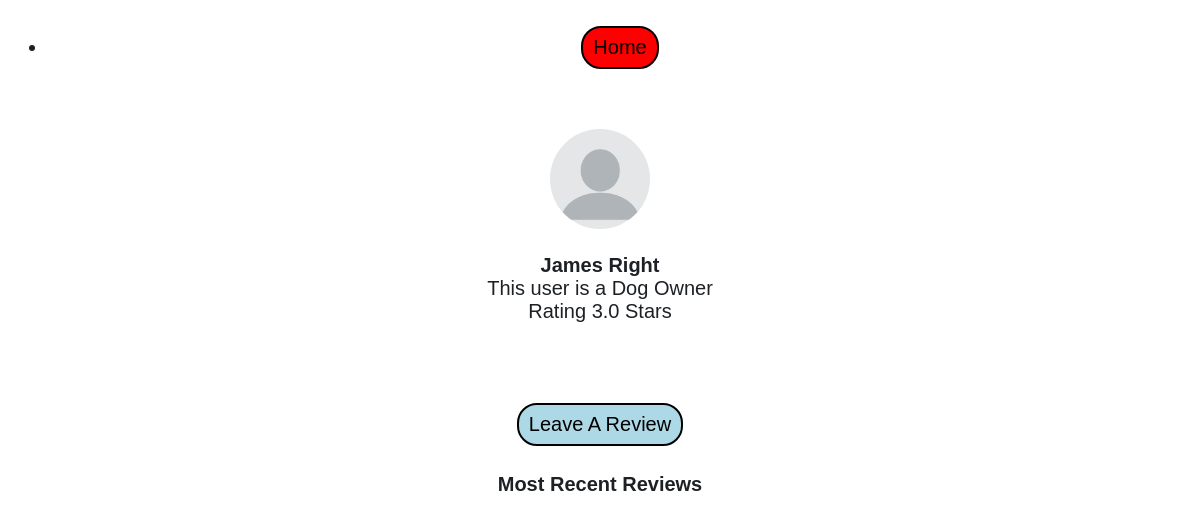
/profile/2, run on an earlier commit of the app's database.
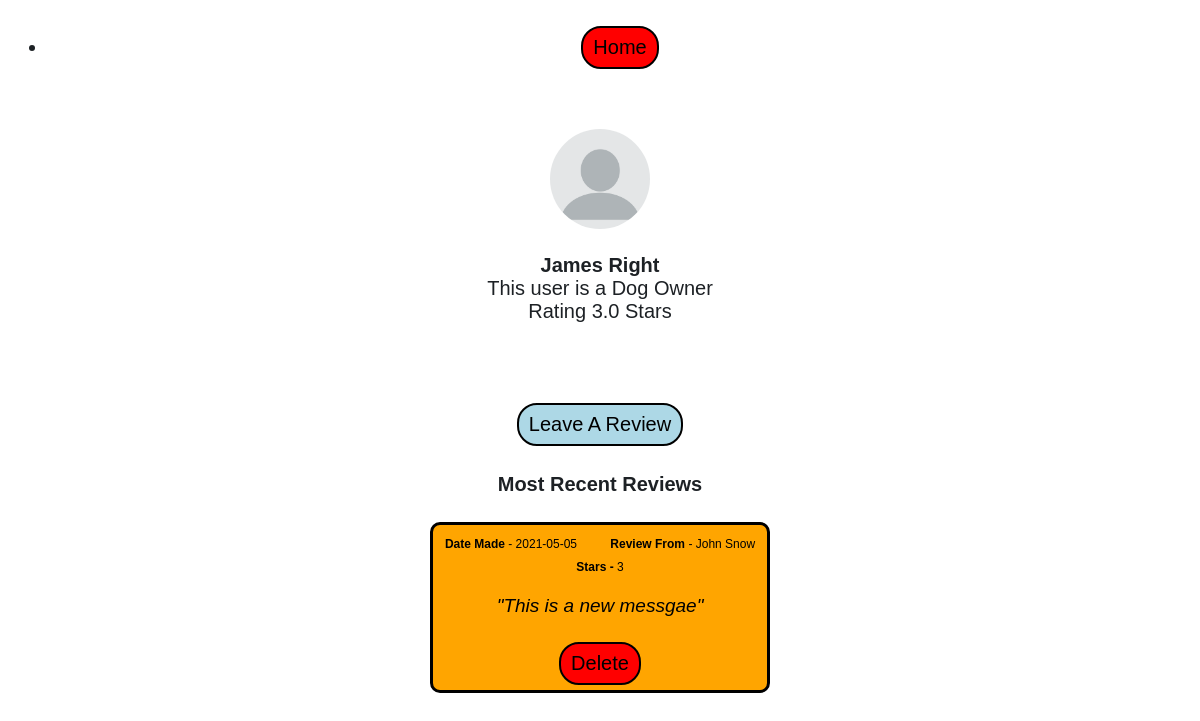
And on a later commit of the database.
### tables this page shows
CREATE TABLE users (
            usrId integer primary key,
            email text,
            password text,
            firstName text,
            lastName text,
            accType text,
            postcode text,
            numberOfReviews integer,
            starRating real
            );

CREATE TABLE review (
            byUsrId integer,
            forUsrId integer,
            date text,
            star integer,
            message text,
            PRIMARY KEY (byUsrId, forUsrId, message)
            );

### app.py (the view)
@app.route('/profile/<usrId>')
def profile(usrId):
    userObj = user(usrId)
    return render_template('profile.html', userObj=userObj, user=user)

### database.py (called while the page is built)
    def search(self, col="null", search="null"):
        conn = sqlite3.connect('main.db')
        c = conn.cursor()
        if col == "email":
            c.execute(f'SELECT * FROM users WHERE email="{search}"')
            data = c.fetchall()
        elif col == "password":
            c.execute(f'SELECT * FROM users WHERE password="{search}"')
            data = c.fetchall()
        elif col == "usrId":
            c.execute(f'SELECT * FROM users WHERE usrId="{search}"')
            data = c.fetchall()
        elif col == "postcode":
            c.execute(f'SELECT * FROM users WHERE postcode="{search}"')
            data = c.fetchall()
        else:
            c.execute(f'SELECT * FROM users')
            data = c.fetchall()
        conn.commit()
        conn.close()
        return(data)

    def getReviewsFor(self, usrId):
        conn = sqlite3.connect('main.db')
        c = conn.cursor()
        c.execute(f'SELECT * FROM review WHERE forUsrId="{usrId}" ORDER BY date DESC Limit 5')
        data = c.fetchall()
        return(data)
        conn.commit()
        conn.close()

### user.py (called while the page is built)
    def getReviewsFor(self):
        result = db.getReviewsFor(self.usrId)
        return result

### templates/profile.html (shortened to what this page needs)
{% extends "base.html" %}
{% block head %}
    {{ super() }}
    <link rel="stylesheet" href="{{ url_for('static', filename='css/profile.css') }}">
{% endblock %}
{% block body %}
    <img src="{{ url_for('static', filename='profilePic.png') }}">
    <p><span class="name"> {{ userObj.fName }} {{ userObj.lName }}</span><br>
        This user is a Dog {{ (userObj.accType).capitalize() }} <br>
        Rating {{ userObj.starRating }} Stars
    </p>
    <p>
        <a href="/leaveReview/{{ userObj.usrId }}" id="topButton">Leave A Review</a>
        <h4>Most Recent Reviews</h6>
        {% for i in userObj.getReviewsFor() %}
            <div class="review">
                <span style="font-size: 12px;">
                    <span class="name">Date Made</span> -  {{ i[2] }}<span style="padding-left: 30px;"></span>
                    <span class="name">Review From </span> - {{ user(i[0]).fName }} {{ user(i[0]).lName }} <br>
                    <span class="name">Stars - </span>{{ i[3] }}
                    <p class="reviewText">"{{ i[4] }}"</p>
                </span>
                <a href="/delRev/{{ i[0] }}-{{ i[1] }}-{{ i[4].strip() }}-{{ i[3] }}">Delete</a>
            </div>
        {% endfor %}
    </p>
{% endblock %}

### templates/base.html (shortened to what this page needs)
<!DOCTYPE html>
<head>
    {% block head %}
    <link rel="stylesheet" href="{{ url_for('static', filename='css/main.css') }}">
    {% endblock %}
</head>
<body>
    <div id="nav-bar">
        <ul>
        <li><a href="/home">Home</a></li>
        </ul>
    </div>
    {% block body %}
    {% endblock %}
</body>

### static/css/main.css (style rules this page uses)
body { font-size: 20px; font-weight: 100; text-decoration: none; text-align: center; color: rgb(29, 33, 37); font-family: Arial, Helvetica, sans-serif; }
img { height: 100px; width: auto; border-radius: 70%; }

### static/css/profile.css (style rules this page uses)
.name { font-weight: bold; }
.review { background-color: orange; margin-left: auto; margin-right: auto; display: block; border: 3px solid black; width: max-content; max-width: 475px; padding: 5px 12px; margin-bottom: 20px; text-decoration: none; color: black; border-radius: 10px; }
.reviewText { font-size: 19px; font-style: italic; }
a { font-size: 20px; border: 2px solid black; border-radius: 20px; background-color: red ; padding: 8px 10px; display: inline-block; margin-top: 6px; text-decoration: none; color: black; }
#topButton { background-color: lightblue; margin-top: 60px; }

What changed in the data, as far as the page shows it:
added review: date "2021-05-05", byUsrId.firstName "John", byUsrId.lastName "Snow", star "3", message "This is a new messgae"
